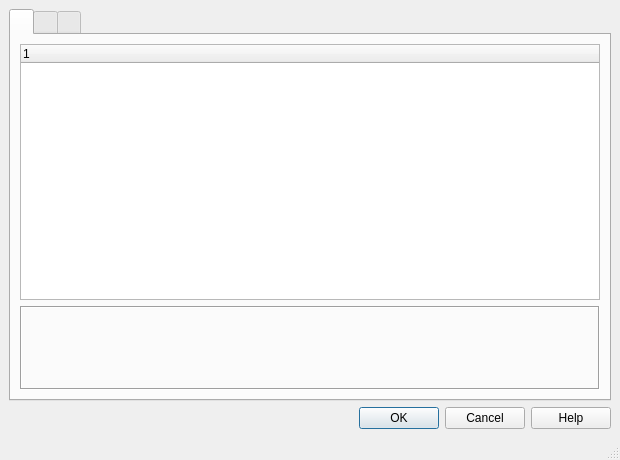
<ui version="4.0" >
 <comment>
 VBox frontends: Qt4 GUI ("VirtualBox"):

     Copyright (C) 2006-2009 Oracle Corporation

     This file is part of VirtualBox Open Source Edition (OSE), as
     available from http://www.virtualbox.org. This file is free software;
     you can redistribute it and/or modify it under the terms of the GNU
     General Public License (GPL) as published by the Free Software
     Foundation, in version 2 as it comes in the "COPYING" file of the
     VirtualBox OSE distribution. VirtualBox OSE is distributed in the
     hope that it will be useful, but WITHOUT ANY WARRANTY of any kind.
 </comment>
 <class>UIMediumManager</class>
 <widget class="QMainWindow" name="UIMediumManager" >
  <property name="geometry" >
   <rect>
    <x>0</x>
    <y>0</y>
    <width>620</width>
    <height>460</height>
   </rect>
  </property>
  <property name="minimumSize" >
   <size>
    <width>280</width>
    <height>190</height>
   </size>
  </property>
  <widget class="QWidget" name="mCentralWidget" >
   <layout class="QVBoxLayout" >
    <item>
     <widget class="QITabWidget" name="mTabWidget" >
      <property name="sizePolicy" >
       <sizepolicy vsizetype="Expanding" hsizetype="Preferred" >
        <horstretch>0</horstretch>
        <verstretch>0</verstretch>
       </sizepolicy>
      </property>
      <widget class="QWidget" name="mTabHD" >
       <layout class="QVBoxLayout" >
        <item>
         <widget class="QITreeWidget" name="mTwHD" >
          <property name="contextMenuPolicy" >
           <enum>Qt::CustomContextMenu</enum>
          </property>
          <property name="acceptDrops" >
           <bool>true</bool>
          </property>
          <property name="horizontalScrollBarPolicy" >
           <enum>Qt::ScrollBarAlwaysOff</enum>
          </property>
          <property name="alternatingRowColors" >
           <bool>true</bool>
          </property>
          <property name="allColumnsShowFocus" >
           <bool>true</bool>
          </property>
         </widget>
        </item>
        <item>
         <widget class="QFrame" name="mHDContainer" >
          <property name="frameShape" >
           <enum>QFrame::Box</enum>
          </property>
          <property name="frameShadow" >
           <enum>QFrame::Sunken</enum>
          </property>
          <layout class="QGridLayout" >
           <property name="verticalSpacing" >
            <number>0</number>
           </property>
           <property name="margin" >
            <number>5</number>
           </property>
           <item row="0" column="0" >
            <widget class="QLabel" name="m_pTypeLabel" />
           </item>
           <item row="0" column="1" >
            <widget class="QILabel" name="m_pTypePane">
             <property name="sizePolicy">
              <sizepolicy vsizetype="Preferred" hsizetype="MinimumExpanding">
               <horstretch>0</horstretch>
               <verstretch>0</verstretch>
              </sizepolicy>
             </property>
            </widget>
           </item>
           <item row="1" column="0" >
            <widget class="QLabel" name="m_pLocationLabel" />
           </item>
           <item row="1" column="1" >
            <widget class="QILabel" name="m_pLocationPane" >
             <property name="sizePolicy" >
              <sizepolicy vsizetype="Preferred" hsizetype="MinimumExpanding" >
               <horstretch>0</horstretch>
               <verstretch>0</verstretch>
              </sizepolicy>
             </property>
            </widget>
           </item>
           <item row="2" column="0" >
            <widget class="QLabel" name="m_pFormatLabel" />
           </item>
           <item row="2" column="1" >
            <widget class="QILabel" name="m_pFormatPane" >
             <property name="sizePolicy" >
              <sizepolicy vsizetype="Preferred" hsizetype="MinimumExpanding" >
               <horstretch>0</horstretch>
               <verstretch>0</verstretch>
              </sizepolicy>
             </property>
            </widget>
           </item>
           <item row="3" column="0" >
            <widget class="QLabel" name="m_pDetailsLabel" />
           </item>
           <item row="3" column="1" >
            <widget class="QILabel" name="m_pDetailsPane" >
             <property name="sizePolicy" >
              <sizepolicy vsizetype="Preferred" hsizetype="MinimumExpanding" >
               <horstretch>0</horstretch>
               <verstretch>0</verstretch>
              </sizepolicy>
             </property>
            </widget>
           </item>
           <item row="4" column="0" >
            <widget class="QLabel" name="m_pUsageLabel" />
           </item>
           <item row="4" column="1" >
            <widget class="QILabel" name="m_pUsagePane" >
             <property name="sizePolicy" >
              <sizepolicy vsizetype="Preferred" hsizetype="MinimumExpanding" >
               <horstretch>0</horstretch>
               <verstretch>0</verstretch>
              </sizepolicy>
             </property>
            </widget>
           </item>
          </layout>
         </widget>
        </item>
       </layout>
      </widget>
      <widget class="QWidget" name="mTabCD" >
       <layout class="QVBoxLayout" >
        <item>
             <widget class="QITreeWidget" name="mTwCD" >
          <property name="contextMenuPolicy" >
           <enum>Qt::CustomContextMenu</enum>
          </property>
          <property name="acceptDrops" >
           <bool>true</bool>
          </property>
          <property name="horizontalScrollBarPolicy" >
           <enum>Qt::ScrollBarAlwaysOff</enum>
          </property>
          <property name="alternatingRowColors" >
           <bool>true</bool>
          </property>
          <property name="allColumnsShowFocus" >
           <bool>true</bool>
          </property>
         </widget>
        </item>
        <item>
         <widget class="QFrame" name="mCDContainer" >
          <property name="frameShape" >
           <enum>QFrame::Box</enum>
          </property>
          <property name="frameShadow" >
           <enum>QFrame::Sunken</enum>
          </property>
          <layout class="QGridLayout" >
           <property name="verticalSpacing" >
            <number>0</number>
           </property>
           <property name="margin" >
            <number>5</number>
           </property>
           <item row="0" column="0" >
            <widget class="QLabel" name="mLbCD1" />
           </item>
           <item row="0" column="1" >
            <widget class="QILabel" name="mIpCD1" >
             <property name="sizePolicy" >
              <sizepolicy vsizetype="Preferred" hsizetype="MinimumExpanding" >
               <horstretch>0</horstretch>
               <verstretch>0</verstretch>
              </sizepolicy>
             </property>
            </widget>
           </item>
           <item row="1" column="0" >
            <widget class="QLabel" name="mLbCD2" />
           </item>
           <item row="1" column="1" >
            <widget class="QILabel" name="mIpCD2" >
             <property name="sizePolicy" >
              <sizepolicy vsizetype="Preferred" hsizetype="MinimumExpanding" >
               <horstretch>0</horstretch>
               <verstretch>0</verstretch>
              </sizepolicy>
             </property>
            </widget>
           </item>
          </layout>
         </widget>
        </item>
       </layout>
      </widget>
      <widget class="QWidget" name="mTabFD" >
       <layout class="QVBoxLayout" >
        <item>
         <widget class="QITreeWidget" name="mTwFD" >
          <property name="contextMenuPolicy" >
           <enum>Qt::CustomContextMenu</enum>
          </property>
          <property name="acceptDrops" >
           <bool>true</bool>
          </property>
          <property name="horizontalScrollBarPolicy" >
           <enum>Qt::ScrollBarAlwaysOff</enum>
          </property>
          <property name="alternatingRowColors" >
           <bool>true</bool>
          </property>
          <property name="allColumnsShowFocus" >
           <bool>true</bool>
          </property>
         </widget>
        </item>
        <item>
         <widget class="QFrame" name="mFDContainer" >
          <property name="frameShape" >
           <enum>QFrame::Box</enum>
          </property>
          <property name="frameShadow" >
           <enum>QFrame::Sunken</enum>
          </property>
          <layout class="QGridLayout" >
           <property name="horizontalSpacing" >
            <number>6</number>
           </property>
           <property name="verticalSpacing" >
            <number>0</number>
           </property>
           <property name="margin" >
            <number>5</number>
           </property>
           <item row="0" column="0" >
            <widget class="QLabel" name="mLbFD1" />
           </item>
           <item row="0" column="1" >
            <widget class="QILabel" name="mIpFD1" >
             <property name="sizePolicy" >
              <sizepolicy vsizetype="Preferred" hsizetype="MinimumExpanding" >
               <horstretch>0</horstretch>
               <verstretch>0</verstretch>
              </sizepolicy>
             </property>
            </widget>
           </item>
           <item row="1" column="0" >
            <widget class="QLabel" name="mLbFD2" />
           </item>
           <item row="1" column="1" >
            <widget class="QILabel" name="mIpFD2" >
             <property name="sizePolicy" >
              <sizepolicy vsizetype="Preferred" hsizetype="MinimumExpanding" >
               <horstretch>0</horstretch>
               <verstretch>0</verstretch>
              </sizepolicy>
             </property>
            </widget>
           </item>
          </layout>
         </widget>
        </item>
       </layout>
      </widget>
     </widget>
    </item>
    <item>
     <widget class="QIDialogButtonBox" name="mButtonBox" >
      <property name="standardButtons" >
       <set>QDialogButtonBox::Cancel|QDialogButtonBox::Help|QDialogButtonBox::Ok</set>
      </property>
     </widget>
    </item>
   </layout>
  </widget>
  <widget class="QStatusBar" name="mStatusBar" />
 </widget>
 <customwidgets>
  <customwidget>
   <class>QIDialogButtonBox</class>
   <extends>QDialogButtonBox</extends>
   <header>QIDialogButtonBox.h</header>
  </customwidget>
  <customwidget>
   <class>QITreeWidget</class>
   <extends>QTreeWidget</extends>
   <header>QITreeWidget.h</header>
  </customwidget>
  <customwidget>
   <class>QILabel</class>
   <extends>QLabel</extends>
   <header>QILabel.h</header>
  </customwidget>
  <customwidget>
   <class>QITabWidget</class>
   <extends>QTabWidget</extends>
   <header>QITabWidget.h</header>
  </customwidget>
 </customwidgets>
 <resources/>
 <connections/>
</ui>
